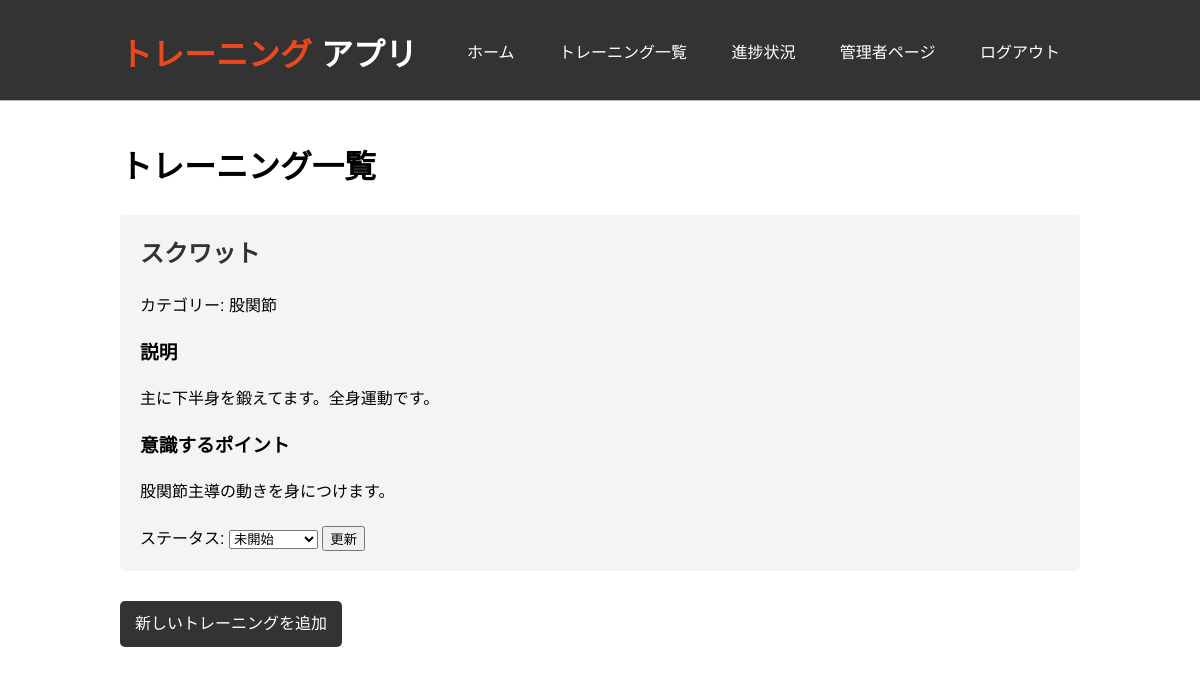
/trainings (signed in), run on the app's committed database.
### app/models.py (models this page shows)
class Training(db.Model):
    id = db.Column(db.Integer, primary_key=True)
    name = db.Column(db.String(100), nullable=False)
    category = db.Column(db.String(50), nullable=False)
    description = db.Column(db.Text)
    points = db.Column(db.Text)
    video_url = db.Column(db.String(200))

### app/routes.py (the view)
@bp.route('/trainings')
def trainings():
    trainings = Training.query.all()
    user_trainings = {}
    if current_user.is_authenticated:
        user_trainings = {ut.training_id: ut.status for ut in UserTraining.query.filter_by(user_id=current_user.id).all()}
    return render_template('trainings.html', trainings=trainings, user_trainings=user_trainings)

### app/models.py (called while the page is built)
@login_manager.user_loader
def load_user(user_id):
    return User.query.get(int(user_id))

### app/templates/trainings.html (shortened to what this page needs)
{% extends "base.html" %}
{% block content %}
<h1>トレーニング一覧</h1>
{% for training in trainings %}
    <div class="training">
        <h2>{{ training.name }}</h2>
        <p>カテゴリー: {{ training.category }}</p>
        <h3>説明</h3>
        <p>{{ training.description }}</p>
        <h3>意識するポイント</h3>
        <p>{{ training.points }}</p>
        {% if current_user.is_authenticated %}
            <form action="{{ url_for('main.update_training_status', training_id=training.id) }}" method="POST">
                <label for="status_{{ training.id }}">ステータス:</label>
                <select name="status" id="status_{{ training.id }}">
                    <option value="not_started" {% if user_trainings.get(training.id) == 'not_started' %}selected{% endif %}>未開始</option>
                </select>
                <button type="submit">更新</button>
            </form>
        {% endif %}
    </div>
{% endfor %}
{% if current_user.is_authenticated and current_user.is_admin %}
    <a href="{{ url_for('main.add_training') }}" class="btn">新しいトレーニングを追加</a>
{% endif %}
{% endblock %}

### app/static/css/style.css (style rules this page uses)
body { font-family: Arial, sans-serif; line-height: 1.6; margin: 0; padding: 0; }
.training { margin-bottom: 30px; padding: 20px; background-color: #f4f4f4; border-radius: 5px; }
.training h2 { color: #333; margin-top: 0; }
.training form { margin-top: 15px; }
.training select, .training button { margin-top: 5px; }
.btn { display: inline-block; padding: 10px 15px; background-color: #333; color: #fff; text-decoration: none; border-radius: 5px; }

### data on the page
Training: name "スクワット", category "股関節", description "主に下半身を鍛えてます。全身運動です。", points "股関節主導の動きを身につけます。", status "未開始"
